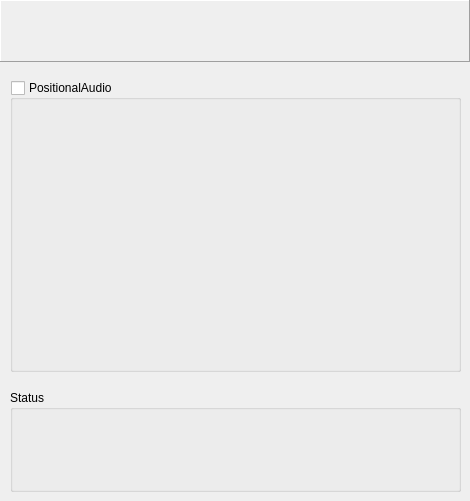
<?xml version="1.0" encoding="UTF-8"?>
<ui version="4.0">
 <class>ConfigPositionalAudio</class>
 <widget class="QDialog" name="ConfigPositionalAudio">
  <property name="geometry">
   <rect>
    <x>0</x>
    <y>0</y>
    <width>470</width>
    <height>501</height>
   </rect>
  </property>
  <property name="sizePolicy">
   <sizepolicy hsizetype="Fixed" vsizetype="MinimumExpanding">
    <horstretch>0</horstretch>
    <verstretch>0</verstretch>
   </sizepolicy>
  </property>
  <property name="windowTitle">
   <string>Positional Audio</string>
  </property>
  <widget class="GroupBoxPositionalAudio" name="groupBoxPositionalAudio">
   <property name="geometry">
    <rect>
     <x>10</x>
     <y>80</y>
     <width>451</width>
     <height>292</height>
    </rect>
   </property>
   <property name="sizePolicy">
    <sizepolicy hsizetype="Fixed" vsizetype="MinimumExpanding">
     <horstretch>0</horstretch>
     <verstretch>0</verstretch>
    </sizepolicy>
   </property>
   <property name="title">
    <string>PositionalAudio</string>
   </property>
   <property name="checkable">
    <bool>true</bool>
   </property>
   <property name="checked">
    <bool>false</bool>
   </property>
  </widget>
  <widget class="BannerFrame" name="banner_frame">
   <property name="geometry">
    <rect>
     <x>0</x>
     <y>0</y>
     <width>470</width>
     <height>62</height>
    </rect>
   </property>
   <property name="frameShape">
    <enum>QFrame::Panel</enum>
   </property>
   <property name="frameShadow">
    <enum>QFrame::Raised</enum>
   </property>
  </widget>
  <widget class="GroupBoxPositionalAudioStatus" name="groupBoxPositionalAudioStatus">
   <property name="geometry">
    <rect>
     <x>10</x>
     <y>390</y>
     <width>451</width>
     <height>102</height>
    </rect>
   </property>
   <property name="sizePolicy">
    <sizepolicy hsizetype="Fixed" vsizetype="Fixed">
     <horstretch>0</horstretch>
     <verstretch>0</verstretch>
    </sizepolicy>
   </property>
   <property name="title">
    <string>Status</string>
   </property>
  </widget>
 </widget>
 <customwidgets>
  <customwidget>
   <class>BannerFrame</class>
   <extends>QFrame</extends>
   <header>banner_frame.h</header>
   <container>1</container>
  </customwidget>
  <customwidget>
   <class>GroupBoxPositionalAudio</class>
   <extends>QGroupBox</extends>
   <header>groupbox_positional_audio.h</header>
   <container>1</container>
  </customwidget>
  <customwidget>
   <class>GroupBoxPositionalAudioStatus</class>
   <extends>QGroupBox</extends>
   <header>groupbox_positionalaudio_status.h</header>
   <container>1</container>
  </customwidget>
 </customwidgets>
 <resources/>
 <connections/>
</ui>
